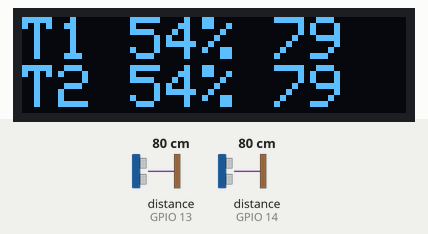
Recording of a sketch running on a simulated ESP8266 (NodeMCU). On the bench: 128×32 one-colour display. Wiring (inferred from the names in the program): 2 × ultrasonic range finder: trigger GPIO 12, echo GPIO 14 / trigger GPIO 15, echo GPIO 13. The inputs (shaded band) are chosen by the test bench; at power-on: distance to the obstacle (sensors on GPIO 13, GPIO 14) 80 cm. The echo pulse lasts 58.3 µs per cm; WiFi joins after 1.5 s; servers stay silent unless stated; what the sketch prints to the serial monitor is not drawn.

Above: at 5.2 s.
5.3 s: distance to the obstacle (sensor on GPIO 13) set to 2 cm
At 7.1 s:
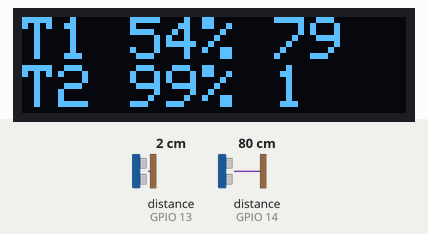
7.6 s: distance to the obstacle (sensor on GPIO 14) set to 2 cm
At 9.1 s:
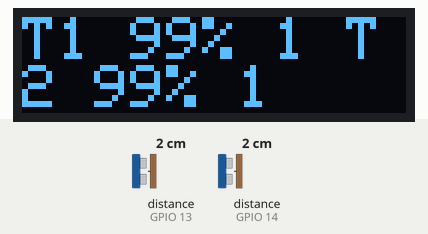
9.7 s: distance to the obstacle (sensor on GPIO 13) set to 4 cm
At 10.7 s:
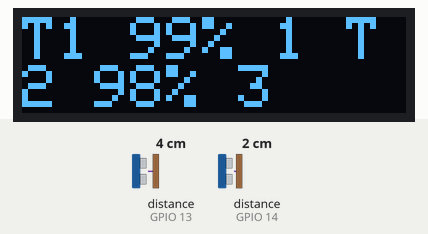
11.7 s: distance to the obstacle (sensor on GPIO 14) set to 4 cm
At 13.5 s:
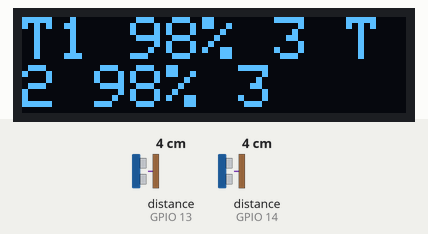
13.8 s: distance to the obstacle (sensor on GPIO 13) set to 9 cm
At 15.3 s:
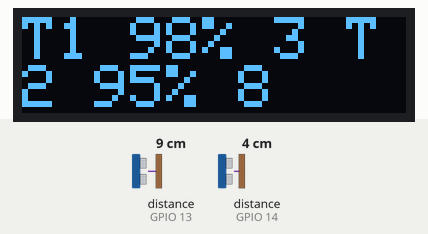
15.8 s: distance to the obstacle (sensor on GPIO 14) set to 9 cm
At 17.2 s:
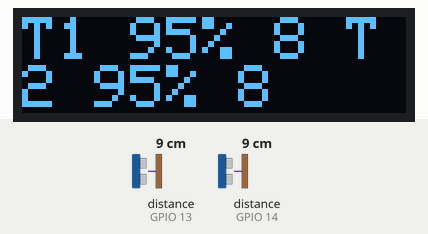
Timing chart, 0 to 18.8 s (numbered marks = the images above; inputs shaded):
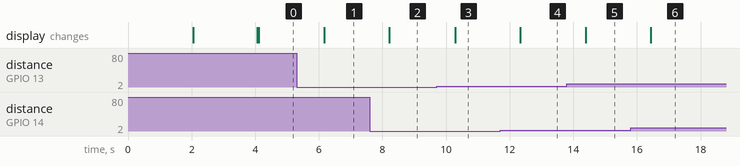

Measured:
- after the input at 5.3 s, the display: changes after 0.87 s (image 1)
- after the input at 7.6 s, the display: changes after 0.62 s (image 2)
- after the input at 9.7 s, the display: changes after 0.58 s (image 3)
- after the input at 11.7 s, the display: changes after 0.62 s (image 4)
- after the input at 13.8 s, the display: changes after 0.59 s (image 5)
- after the input at 15.8 s, the display: changes after 0.63 s (image 6)

The sketch:

wifi-test.ino
```cpp
//wifi libs
#include <ESP8266WiFi.h>
#include <WiFiClient.h>
#include <ESP8266mDNS.h>
#include <ESP8266WebServer.h>
//display libs
#include <Wire.h>
#include <Adafruit_GFX.h>
#include <Adafruit_SSD1306.h>
//display consts
#define SCREEN_WIDTH 128
#define SCREEN_HEIGHT 32
// Declaration for an SSD1306 display connected to I2C (SDA, SCL pins)
// Reset pin # (or -1 if sharing Arduino reset pin)
#define OLED_RESET -1
Adafruit_SSD1306 display(SCREEN_WIDTH, SCREEN_HEIGHT, &Wire, OLED_RESET);
//wifi station info
const char* ssid     = "ssid";
const char* password = "pass";
//static ip info
IPAddress local_IP(192, 168, 1, 100);
IPAddress gateway(192, 168, 1, 1);
IPAddress subnet(255, 255, 0, 0);
IPAddress primaryDNS(8, 8, 8, 8);
IPAddress secondaryDNS(8, 8, 4, 4);
//webserver
ESP8266WebServer server(80);
//ultra sonic sensors pins
const int trigPinT1 = 12;
const int echoPinT1 = 14;
const int trigPinT2 = 15;
const int echoPinT2 = 13;
//define sound velocity in cm/uS
#define SOUND_VELOCITY 0.034
#define CM_TO_INCH 0.393701
//duration of ultra sonic wave travel
long duration;

float distanceCmT1;
int levelT1 = 0;
float distanceCmT2;
int levelT2 = 0;

char lcdText[30];

void setup() {
  Serial.begin(9600);
  delay(10);

  startWifi();

  startWebServer();

  setupUltraSonicSensors();

  setupDisplay();
}

void loop(void) {
  getUltraSonicSensorData(1);
  getUltraSonicSensorData(2);
  server.handleClient();
  delay(1000);
}

void setupDisplay() {
  //Address 0x3D for 128x64
  if (!display.begin(SSD1306_SWITCHCAPVCC, 0x3C)) {
    Serial.println(F("SSD1306 allocation failed"));
    for (;;);
  } else Serial.println("display init ok");
  delay(2000);

  writeToDisplay("Hello there!");
}

void startWifi() {
  if (!WiFi.config(local_IP, gateway, subnet, primaryDNS, secondaryDNS)) {
    Serial.println("STA Failed to configure");
  }

  WiFi.begin(ssid, password);
  //Serial.print("Connecting to ");
  //Serial.print(ssid);
  //Serial.println(" ...");

  int i = 0;
  while (WiFi.status() != WL_CONNECTED) {
    delay(1000);
    Serial.print(++i); Serial.print(' ');
  }

  Serial.println('\n');
  //Serial.println("Connection established!");
  Serial.print("IP address:\t");
  Serial.println(WiFi.localIP());
}

void startWebServer() {
  if (MDNS.begin("esp8266")) {
    Serial.println("mDNS responder started");
  } else {
    Serial.println("Error setting up MDNS responder!");
  }

  server.on("/", sendUltraSonicSensorData);
  server.onNotFound(handleNotFound);

  server.begin();
  Serial.println("HTTP server started");
}

void setupUltraSonicSensors() {
  pinMode(trigPinT1, OUTPUT); // Sets the trigPin as an Output
  pinMode(echoPinT1, INPUT); // Sets the echoPin as an Input
  pinMode(trigPinT2, OUTPUT); // Sets the trigPin as an Output
  pinMode(echoPinT2, INPUT); // Sets the echoPin as an Input
}

//if tanker = 1 -> tanker 1 , if tanker = 2 -> tanker 2, duh!
void getUltraSonicSensorData(int tanker) {
  int trigPin;
  int echoPin;
  float distance = 0;
  int level = 0;
  if (tanker == 1) {
    trigPin = trigPinT1;
    echoPin = echoPinT1;
  }
  else {
    trigPin = trigPinT2;
    echoPin = echoPinT2;
  }
  // Clears the trigPin
  digitalWrite(trigPin, LOW);
  delayMicroseconds(2);
  // Sets the trigPin on HIGH state for 10 micro seconds
  digitalWrite(trigPin, HIGH);
  delayMicroseconds(10);
  digitalWrite(trigPin, LOW);

  // Reads the echoPin, returns the sound wave travel time in microseconds
  duration = pulseIn(echoPin, HIGH);

  // Calculate the distance
  distance = duration * SOUND_VELOCITY / 2;

  level = map(distance, 0, 170, 100, 0);

  if (tanker == 1) {
    levelT1 = level;
    distanceCmT1 = distance;
  }
  else {
    levelT2 = level;
    distanceCmT2 = distance;
  }

  sprintf(lcdText, "T1 %d%% %d T2 %d%% %d", levelT1, (int) distanceCmT1, levelT2, (int) distanceCmT2);
  writeToDisplay(lcdText);
}

void sendUltraSonicSensorData() {
  server.send(200, "text/plain", lcdText);
}

void writeToDisplay(char* text) {
  display.clearDisplay();
  display.setTextSize(2);
  display.setTextColor(WHITE);
  display.setCursor(0, 0);
  // Display static text
  display.println(text);
  display.display();
}

void handleNotFound() {
  server.send(404, "text/plain", "404: Not found");
}
```
